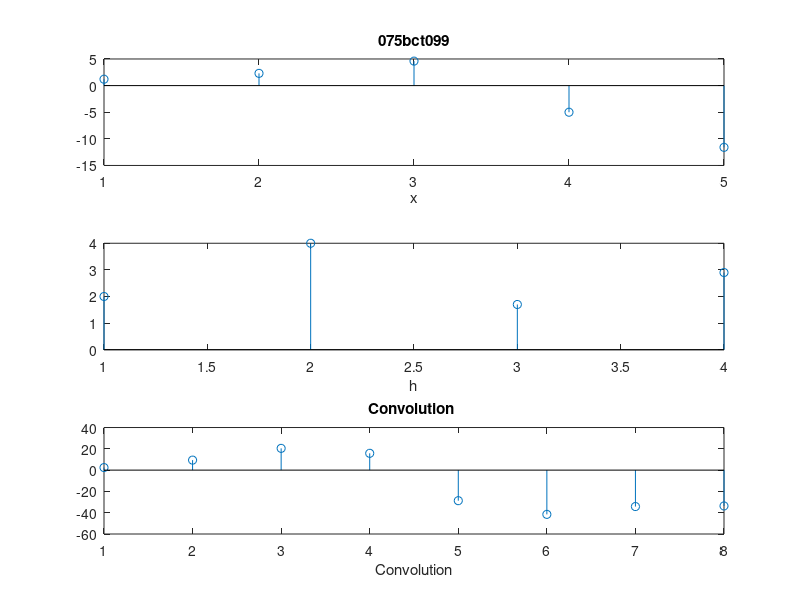

Here is the MATLAB script that generated this plot:
x = [1.2 2.3 4.6 -5 -11.6];
h = [2 4 1.7 2.9];
y = conv(x,h);
subplot(3,1,1);
stem(x);
xlabel("x");
title('075bct099');
subplot(3,1,2);
stem(h);
xlabel("h");
title('');
subplot(3,1,3);
stem(y);
xlabel("Convolution");
title('Convolution ');